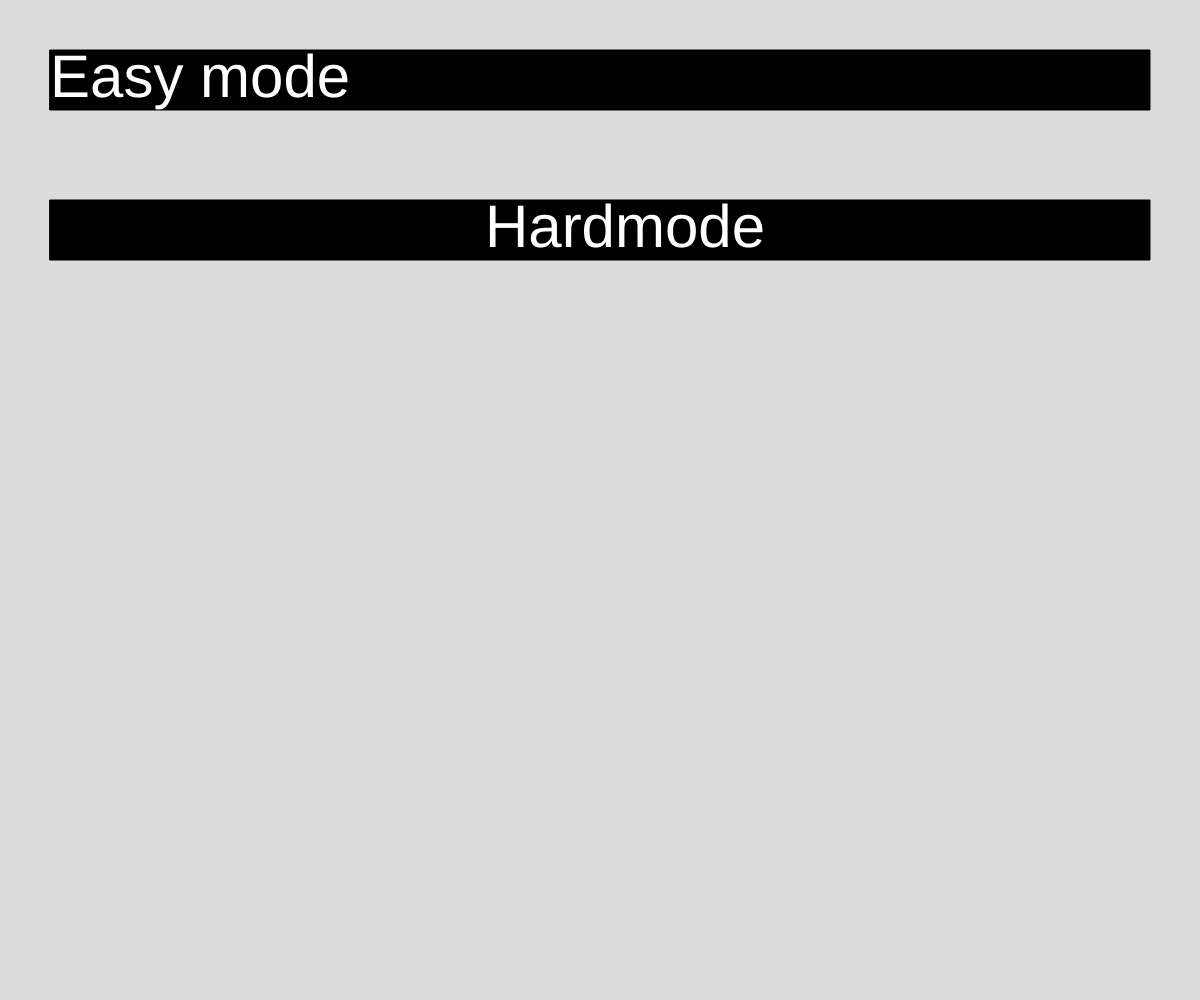
Frame 1 (no input)
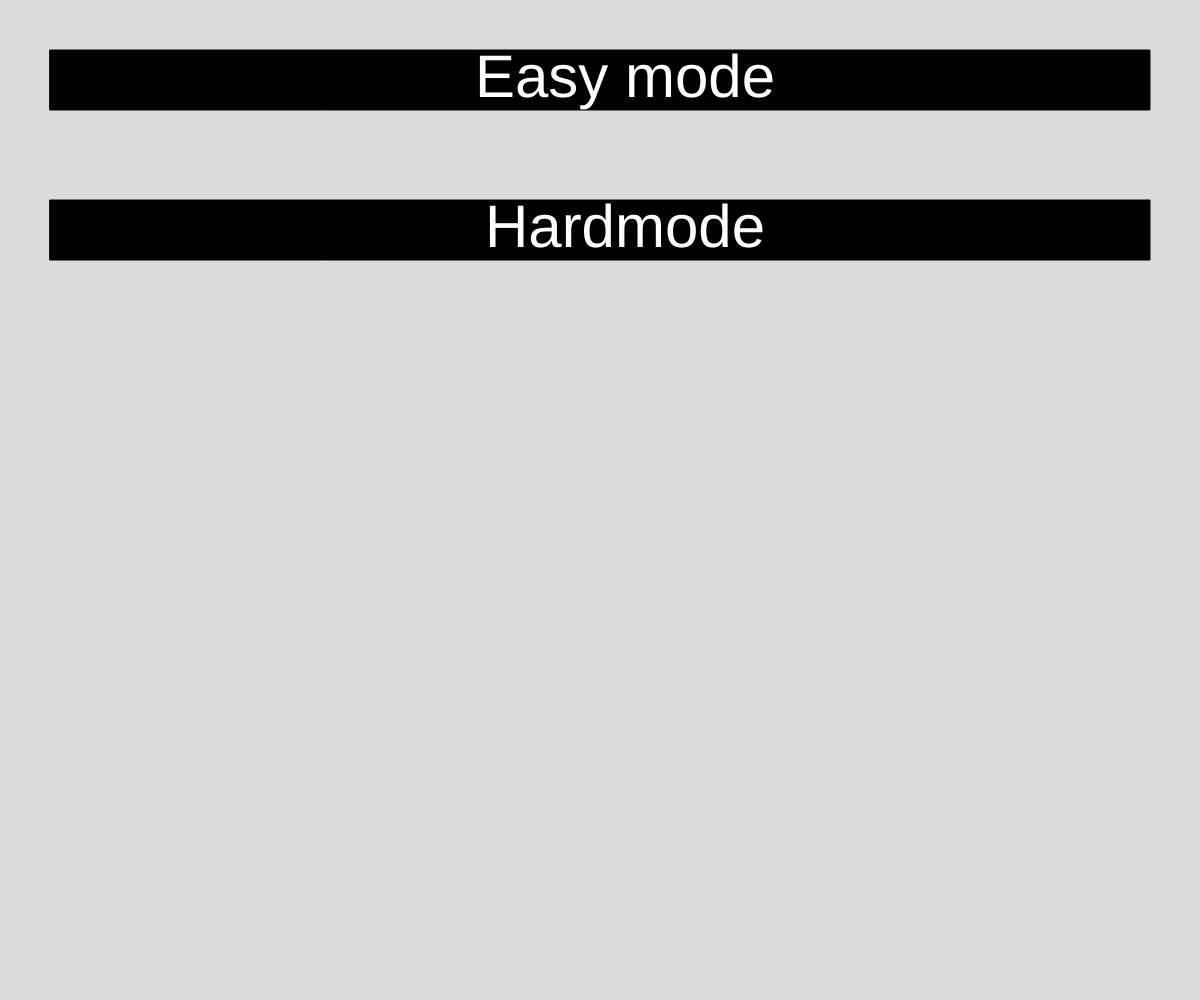
Frame 60 (no input)
Frame 120 (the mouse pressed at the canvas centre since frame 60): identical to frame 60, image omitted

The p5.js sketch that drew these frames (run headless with seeded random() and noise() and a simulated clock; from frame 60 on, the mouse is pressed at the canvas centre):

// p5.js sketch
// ── sketch.js
// Nohl Gustafson
// Piano Tiles Game
// extra for experts include using arrays and array functions like 
// shorten() and append() as well as using text() and text features like 
// textAlign() and i also used objects for my x and y position on my tiles
// and maybe some other things i forgot to mention
// Thursday, September 28, 2023

let seconds;
let posX;
let posY;
let x;
let y;
let fx;
let fy;
let mode = 1;
let border = 50;
let startHeight = 60;
let startColor = 0;
let hardColor = 0;
let textColor = 255;
let hardText = 255;
let font = 60;
let boxSpace = 4;
let wallpaper = 220;
let eSize;
let hSize;
let Pbox;
let columns;
let column;
let tile;
let blockTiming = 2000;
let lastBlock = 0;
let speed = 5;
let quickest = 500;
let speedUp = 10;
let points = 0;
let s = true;
let d = true;
let f = true;
let h = true;
let j = true;
let k = true;


frames = 0;
minutes = 0;

let notes = []


function setup() {
  createCanvas(windowWidth, windowHeight);
  columnWidth = [ 0,0, windowWidth/4, windowWidth/6 , 0]
  pbox = windowHeight/16
}



function draw() {
  background(wallpaper);
  startScreen();
  spawning();
  keyReleased();
  game();
  buttClick();
  hud();
  movingTiles();

}

    ///just coloring player box
function buttClick(){
  if (mode === 2){
    fill(0, 200, 0);

    if(keyIsDown(68)){
      rect(0, windowHeight - pbox , columnWidth[mode]);
      
      if(notes.length != 0 && notes[notes.length-1].posX === 0 && notes[notes.length-1].posY >= windowHeight - pbox*2 && d){
        notes = shorten(notes);
        points ++;
      }
      d = false;

    }
    
    if(keyIsDown(70)){
      rect(columnWidth[mode]*1, windowHeight - pbox , columnWidth[mode]);
      
      if(notes.length != 0 && notes[notes.length-1].posX === 1 * columnWidth[mode] && notes[notes.length-1].posX <= 0 + columnWidth[mode] && notes[notes.length-1].posY >= windowHeight - pbox*2 && f){
        notes = shorten(notes);
        points ++;
      }
      f = false;
    }
    
    if(keyIsDown(72)){
      rect(columnWidth[mode]*2, windowHeight - pbox , columnWidth[mode]);
      
      if(notes.length != 0 && notes[notes.length-1].posX === 2 * columnWidth[mode] && notes[notes.length-1].posY >= windowHeight - pbox*2 && h){
        notes = shorten(notes);
        points ++;
      }
      h = false;

    }
    
    if(keyIsDown(74)){
      rect(columnWidth[mode]*3, windowHeight - pbox , columnWidth[mode]);
      
      if(notes.length != 0 && notes[notes.length-1].posX === 3 * columnWidth[mode] && notes[notes.length-1].posY >= windowHeight - pbox*2 && j){
        notes = shorten(notes);
        points ++;
      }
      j = false;
    }
  }
  if (mode === 3){
    fill(200, 0, 0);

    if (keyIsDown(83)){
      rect(0, windowHeight - pbox , columnWidth[mode]);
      
      if(notes.length != 0 && notes[notes.length-1].posX === 0 * columnWidth[mode] && notes[notes.length-1].posY >= windowHeight - pbox*2 && s){
        notes = shorten(notes);
        points ++;
      }
      s = false;

    }
    
    if (keyIsDown(68)){
      rect(columnWidth[mode], windowHeight - pbox , columnWidth[mode]);
      
      if(notes.length != 0 && notes[notes.length-1].posX === 1 * columnWidth[mode] && notes[notes.length-1].posY >= windowHeight - pbox*2 && d){
        notes = shorten(notes);
        points ++;
      }
      d = false;
      
    }
    
    if (keyIsDown(70)){
      rect(columnWidth[mode]*2, windowHeight - pbox , columnWidth[mode])
      
      if(notes.length != 0 && notes[notes.length-1].posX === 2 * columnWidth[mode] && notes[notes.length-1].posY >= windowHeight - pbox*2 && f){
        notes = shorten(notes);
        points ++;
      }
        f = false;
      
    }
    
    if (keyIsDown(72)){
      rect(columnWidth[mode]*3, windowHeight - pbox , columnWidth[mode])
      
      if(notes.length != 0 && notes[notes.length-1].posX === 3 * columnWidth[mode] && notes[notes.length-1].posY >= windowHeight - pbox*2 && h ){
        notes = shorten(notes);
        points ++;
      }
        h =false;
      
    }
    
    if (keyIsDown(74)){
      rect(columnWidth[mode]*4, windowHeight - pbox , columnWidth[mode])
      
      if(notes.length != 0 && notes[notes.length-1].posX === 4 * columnWidth[mode] && notes[notes.length-1].posY >= windowHeight - pbox*2 && j ){
        notes = shorten(notes);
        points ++;
      }
        j = false;
      
    }
    
    if (keyIsDown(75)){
      rect(columnWidth[mode]*5, windowHeight - pbox , columnWidth[mode])
      
      if(notes.length != 0 && notes[notes.length-1].posX === 5 * columnWidth[mode] && notes[notes.length-1].posY >= windowHeight - pbox*2 && k ){
        notes = shorten(notes);
        points ++;
      }
        k = false;
      
    }
    
  }
}

function game(){
  if (mode === 4){
    textSize(pbox)
    textAlign(LEFT, TOP)
    text('You Died',0,0)
    text("but your score was",0,pbox)
    text(nf(points),0,pbox*2)
    text("and you lasted", 0, pbox*3)
    text(nf(seconds),0,pbox*4)
    text("seconds",0,pbox*5)
  }
  if (mode === 2){
    columns = 4;
  }
  else if (mode === 3){
    columns = 6;
  }
  
  for(let column = 0; column < columns; column ++){
    fill(wallpaper);
    rect(columnWidth[mode] * column, 0, columnWidth[mode], windowHeight);
    rect(columnWidth[mode] * column, windowHeight - pbox, columnWidth[mode] , pbox);
  }
  
}


function startScreen(){
  if (mode === 1){
    textSize(font);
    fill(startColor);
    rect(border, border, width - border*2, startHeight);
    fill(textColor);
    text("Easy mode", border, border, width - border, border + startHeight);
    
  }
  
    //hardmode box
  if (mode ===1){
    textSize(font);
    textAlign(CENTER)
    fill(hardColor);
    rect(border, border*boxSpace, width - border*2, startHeight);
    fill(hardText);
    text("Hardmode", border, border*boxSpace, width - border, border + startHeight);
  }
  
  //easymode
  if(mouseX >= border && mouseX <= width - border && mouseY >= border && mouseY <= border + startHeight){
    startColor = 255;
    textColor = 0;
    }
  else{
    startColor = 0;
    textColor = 255;}
    if( mode === 1 && mouseX >= border && mouseX <= width - border && mouseY >= border && mouseY <= border + startHeight && mouseIsPressed){
      mode = 2
      wallpaper = "green"}
      
      //hardmode 
  if(mouseX >= border && mouseX <= width - border && mouseY >= border*boxSpace && mouseY <= border*boxSpace + startHeight){
    hardColor = 255;
    hardText = 0;
    }
  else{
    hardColor = 0;
    hardText = 255;}
    if( mode === 1 && mouseX >= border && mouseX <= width - border && mouseY >= border*boxSpace && mouseY <= border*boxSpace + startHeight && mouseIsPressed){
      mode = 3
      wallpaper = "red"
      blockTiming = blockTiming/2
      speed = speed*2

    }
}  

function spawning(){
  if (mode === 2 || mode === 3){
    if (millis() >= blockTiming + lastBlock){
      tile = {
        posX: columnWidth[mode] * round(random(columns)),
        posY: 0
      };
      if(blockTiming > quickest){
        blockTiming -= speedUp
      }
      splice(notes, tile);
      lastBlock = millis()
    }
  }
}

function movingTiles(){
  if (notes != []){
    for(let i = 0; i < notes.length; i ++ ){
      fill(0);
      rect(notes[i].posX, notes[i].posY, columnWidth[mode], pbox);
      if(notes[i].posY <= windowHeight){
        notes[i].posY += speed;
      }
      else{
        if (mode !=4){
          notes = shorten(notes);
          seconds = round(millis()/1000)
          mode = 4
        }
      }
    }
  }
}

function keyReleased(){
  if (!keyIsDown(83)){
    s = true;
  }
  if (!keyIsDown(68)){
    d = true;
  }
  if (!keyIsDown(70)){
    f = true;
  }
  if (!keyIsDown(72)){
    h = true;
  }
  if (!keyIsDown(74)){
    j = true;
  }
  if (!keyIsDown(75)){
    k = true;
  }

}

function hud(){
  if (mode === 2 || mode === 3){
      fill(255);
      textAlign(LEFT,TOP);
      textSize(pbox/2);
      text(nf(points),0,0);
      textAlign(RIGHT,TOP);
      text(nf(round(millis()/1000)),windowWidth,0);
  }
}
